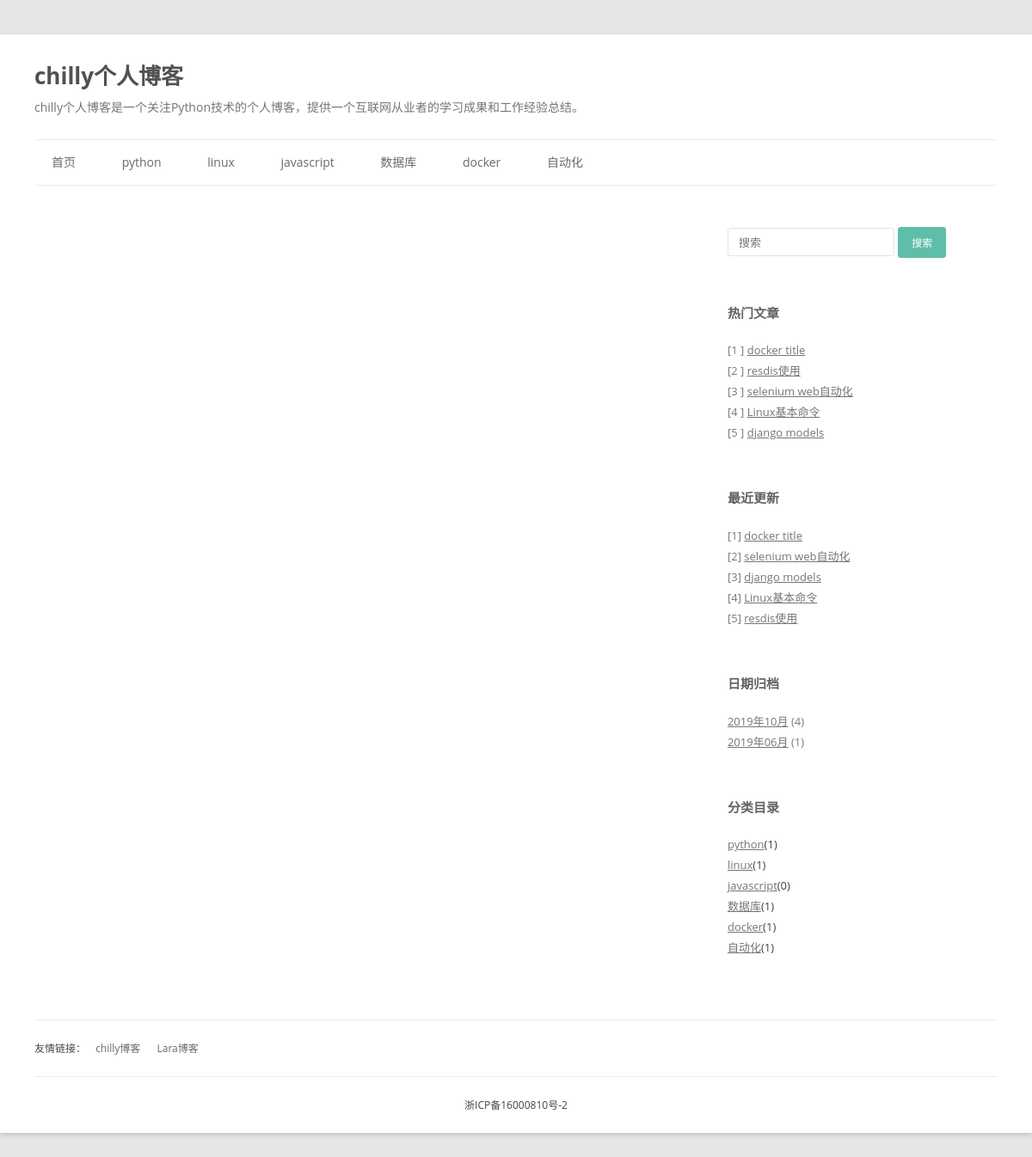
The page /blog/dete/9/9 on the database its author committed.
### blog/models.py (models this page shows, shortened)
class BlogType(models.Model):
    type_name = models.CharField(max_length = 32, verbose_name = '文章类型')
    class Meta:
        verbose_name = "博文类型"
        verbose_name_plural = "博文类型"

class Blog(models.Model):
    title = models.CharField(max_length = 100, verbose_name = '文章标题')
    content = RichTextField(verbose_name = '内容')
    blog_type = models.ForeignKey(BlogType, on_delete = models.CASCADE, verbose_name = '文章类型')
    update_time = models.DateTimeField( verbose_name = '更新时间')
    read_count  = models.IntegerField(default = 0, verbose_name = '文章阅读数')
    class Meta:
        ordering = ('-update_time',)
        verbose_name = "博文"
        verbose_name_plural = "博文"

### blog/views.py (the view)
# urls.py: path('dete/<int:year>/<int:month>', views.get_blog_by_date, name = "date" ),
def get_blog_by_date(request, year, month):
    context = {}
    blogs_with_date = Blog.objects.filter(update_time__year=year, update_time__month=month)
    context['blogs_with_date'] = blogs_with_date
    blog_types = BlogType.objects.all()
    context['blog_types'] = blog_types
    context['latest_blogs'] = Blog.objects.all().order_by('-update_time')[:5]
    context['hot_blogs'] = Blog.objects.all().order_by('-read_count', '-update_time')[:5]
    date_count_dict = {}
    blog_dates = Blog.objects.dates('update_time', 'month', order='DESC')
    for blog_date in blog_dates:
        count = Blog.objects.filter(update_time__year=blog_date.year, update_time__month=blog_date.month).count()
        date_count_dict[blog_date] = count
    context['date_count_dict'] = date_count_dict
    return render(request, 'blog/date.html', context)

### blog/templates/blog/date.html (shortened to what this page needs)
{% load static %}
<!DOCTYPE html>
<html lang="zh-CN">
{% include 'blog/header.html' %}
<body class="home blog custom-background custom-font-enabled single-author">
	<div id="page" class="hfeed site">
		<header id="masthead" class="site-header" role="banner">
			{% include 'blog/title.html' %}
			{% include 'blog/nav.html' %}
		</header>
		<div id="main" class="wrapper">
			{% include 'blog/aside.html' %}
		</div>
		{% include 'blog/footer.html' %}
	</div>
</body>
</html>

### blog/templates/blog/nav.html (shortened to what this page needs)
<nav id="site-navigation" class="main-navigation" role="navigation">
			<ul class="nav-menu">
				<li><a href="/">首页</a></li>
				{% for type in blog_types %}
					<li>
						<a href="{% url 'type' type.id %}">{{ type.type_name }}</a>
					</li>
				{% endfor %}
            </ul>
		</nav>

### blog/templates/blog/aside.html (shortened to what this page needs)
<div id="secondary" class="widget-area" role="complementary">
            <aside id="search-2" class="widget widget_search">
				<form role="search" id="searchform" action="" method="post">
					<div>
						<input placeholder="搜索" type="text" name="keywords" id="s">
						<input type="submit" class="btn btn-default" id="searchsubmit" value="搜索">
					</div>
				</form>
			</aside>
			<aside id="recent-posts-2" class="widget widget_recent_entries">
				<h3 class="widget-title">热门文章</h3>
				<ul>
					{% for blog in hot_blogs %}
					<li><font style="color:#7a7a7a;">[{{ forloop.counter }} ]</font>&nbsp;<a href="{% url 'detail' blog.id %}" title="{{ blog.title }}">{{ blog.title }}</a></li>
					{% endfor %}
				</ul>
			</aside>
			<aside class="widget widget_recent_entries">
				<h3 class="widget-title">最近更新</h3>
				<ul>
					{% for blog in latest_blogs %}
					<li><font style="color:#7a7a7a;">[{{ forloop.counter }}]</font>&nbsp;<a href="{% url 'detail' blog.id %}" title="{{ blog.title }}">{{ blog.title }}</a></li>
					{% endfor %}
				</ul>
			</aside>
			<aside id="archives-2" class="widget widget_archive">
				<h3 class="widget-title">日期归档</h3>
				<ul>
                    {% for blog_date,count in date_count_dict.items  %}
                    <li><a href="{% url 'date' blog_date.year blog_date.month%}" title="{{ blog_date }}">{{ blog_date | date:"Y年m月"  }}</a>&nbsp;<font style="color:#7a7a7a;">({{count}})</font></li>
                    {% endfor %}
                </ul>
			</aside>
			<aside id="categories-2" class="widget widget_categories">
				<h3 class="widget-title">分类目录</h3>
				<ul>
					{% for type in blog_types %}
						<li class="cat-item cat-item-2"><a href="{% url 'type' type.id %}" title="{{ type.type_name }}">{{ type.type_name }}</a>({{type.blog_set.count}})</li>
					{% endfor %}
				</ul>
			</aside>
</div>

### blog/templates/blog/header.html (style rules this page uses)
body.custom-background { background-color: #e6e6e6; }

### rows shown on the page
BlogType: type_name "python", blog_set.count "1"
BlogType: type_name "linux", blog_set.count "1"
BlogType: type_name "javascript", blog_set.count "0"
BlogType: type_name "数据库", blog_set.count "1"
BlogType: type_name "docker", blog_set.count "1"
BlogType: type_name "自动化", blog_set.count "1"
Blog: title "docker title"
Blog: title "resdis使用"
Blog: title "selenium web自动化"
Blog: title "Linux基本命令"
Blog: title "django models"

### other values the page prints
{{ blog_date | date:"Y年m月" }} "2019年10月" "2019年06月"
{{ count }} "4" "1"
